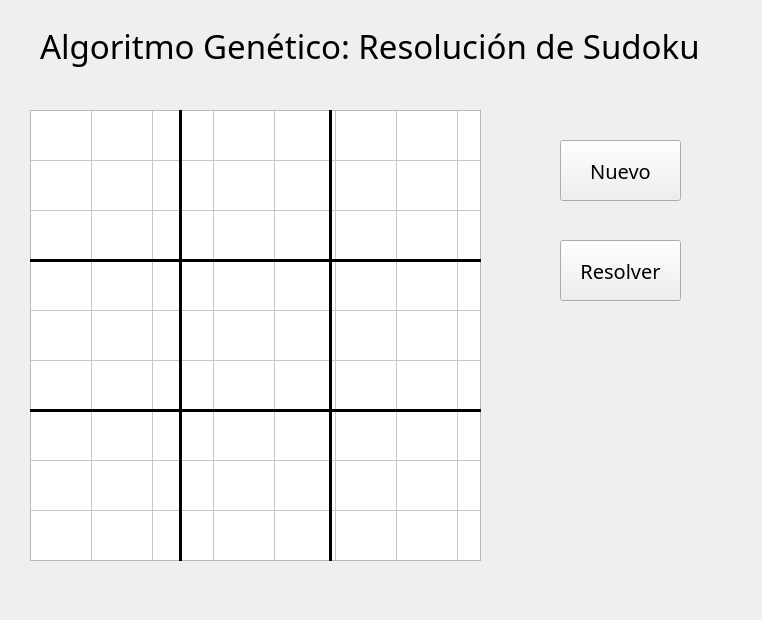
<?xml version="1.0" encoding="UTF-8"?>
<ui version="4.0">
 <class>ViewSudoku</class>
 <widget class="QWidget" name="ViewSudoku">
  <property name="enabled">
   <bool>true</bool>
  </property>
  <property name="geometry">
   <rect>
    <x>0</x>
    <y>0</y>
    <width>762</width>
    <height>620</height>
   </rect>
  </property>
  <property name="font">
   <font>
    <pointsize>8</pointsize>
   </font>
  </property>
  <property name="acceptDrops">
   <bool>false</bool>
  </property>
  <property name="windowTitle">
   <string>Sudoku</string>
  </property>
  <widget class="QTableWidget" name="tablero">
   <property name="geometry">
    <rect>
     <x>30</x>
     <y>110</y>
     <width>451</width>
     <height>451</height>
    </rect>
   </property>
   <property name="font">
    <font>
     <family>Arial Black</family>
     <pointsize>15</pointsize>
    </font>
   </property>
   <property name="cursor" stdset="0">
    <cursorShape>ArrowCursor</cursorShape>
   </property>
   <property name="mouseTracking">
    <bool>false</bool>
   </property>
   <property name="frameShadow">
    <enum>QFrame::Plain</enum>
   </property>
   <property name="lineWidth">
    <number>1</number>
   </property>
   <property name="verticalScrollBarPolicy">
    <enum>Qt::ScrollBarAlwaysOff</enum>
   </property>
   <property name="horizontalScrollBarPolicy">
    <enum>Qt::ScrollBarAlwaysOff</enum>
   </property>
   <property name="rowCount">
    <number>9</number>
   </property>
   <property name="columnCount">
    <number>9</number>
   </property>
   <attribute name="horizontalHeaderVisible">
    <bool>false</bool>
   </attribute>
   <attribute name="horizontalHeaderMinimumSectionSize">
    <number>10</number>
   </attribute>
   <attribute name="horizontalHeaderDefaultSectionSize">
    <number>50</number>
   </attribute>
   <attribute name="horizontalHeaderHighlightSections">
    <bool>false</bool>
   </attribute>
   <attribute name="verticalHeaderVisible">
    <bool>false</bool>
   </attribute>
   <attribute name="verticalHeaderMinimumSectionSize">
    <number>10</number>
   </attribute>
   <attribute name="verticalHeaderDefaultSectionSize">
    <number>50</number>
   </attribute>
   <attribute name="verticalHeaderHighlightSections">
    <bool>false</bool>
   </attribute>
   <row/>
   <row/>
   <row/>
   <row/>
   <row/>
   <row/>
   <row/>
   <row/>
   <row/>
   <column/>
   <column/>
   <column/>
   <column/>
   <column/>
   <column/>
   <column/>
   <column/>
   <column/>
   <item row="0" column="0">
    <property name="text">
     <string/>
    </property>
    <property name="textAlignment">
     <set>AlignCenter</set>
    </property>
    <property name="flags">
     <set>ItemIsSelectable|ItemIsDragEnabled|ItemIsDropEnabled|ItemIsUserCheckable|ItemIsEnabled</set>
    </property>
   </item>
   <item row="0" column="1">
    <property name="text">
     <string/>
    </property>
    <property name="textAlignment">
     <set>AlignCenter</set>
    </property>
    <property name="flags">
     <set>ItemIsSelectable|ItemIsDragEnabled|ItemIsDropEnabled|ItemIsUserCheckable|ItemIsEnabled</set>
    </property>
   </item>
   <item row="0" column="2">
    <property name="text">
     <string/>
    </property>
    <property name="textAlignment">
     <set>AlignCenter</set>
    </property>
    <property name="flags">
     <set>ItemIsSelectable|ItemIsDragEnabled|ItemIsDropEnabled|ItemIsUserCheckable|ItemIsEnabled</set>
    </property>
   </item>
   <item row="0" column="3">
    <property name="text">
     <string/>
    </property>
    <property name="textAlignment">
     <set>AlignCenter</set>
    </property>
    <property name="flags">
     <set>ItemIsSelectable|ItemIsDragEnabled|ItemIsDropEnabled|ItemIsUserCheckable|ItemIsEnabled</set>
    </property>
   </item>
   <item row="0" column="4">
    <property name="text">
     <string/>
    </property>
    <property name="textAlignment">
     <set>AlignCenter</set>
    </property>
    <property name="flags">
     <set>ItemIsSelectable|ItemIsDragEnabled|ItemIsDropEnabled|ItemIsUserCheckable|ItemIsEnabled</set>
    </property>
   </item>
   <item row="0" column="5">
    <property name="text">
     <string/>
    </property>
    <property name="textAlignment">
     <set>AlignCenter</set>
    </property>
    <property name="flags">
     <set>ItemIsSelectable|ItemIsDragEnabled|ItemIsDropEnabled|ItemIsUserCheckable|ItemIsEnabled</set>
    </property>
   </item>
   <item row="0" column="6">
    <property name="text">
     <string/>
    </property>
    <property name="textAlignment">
     <set>AlignCenter</set>
    </property>
    <property name="flags">
     <set>ItemIsSelectable|ItemIsDragEnabled|ItemIsDropEnabled|ItemIsUserCheckable|ItemIsEnabled</set>
    </property>
   </item>
   <item row="0" column="7">
    <property name="text">
     <string/>
    </property>
    <property name="textAlignment">
     <set>AlignCenter</set>
    </property>
    <property name="flags">
     <set>ItemIsSelectable|ItemIsDragEnabled|ItemIsDropEnabled|ItemIsUserCheckable|ItemIsEnabled</set>
    </property>
   </item>
   <item row="0" column="8">
    <property name="text">
     <string/>
    </property>
    <property name="textAlignment">
     <set>AlignCenter</set>
    </property>
    <property name="flags">
     <set>ItemIsSelectable|ItemIsDragEnabled|ItemIsDropEnabled|ItemIsUserCheckable|ItemIsEnabled</set>
    </property>
   </item>
   <item row="1" column="0">
    <property name="text">
     <string/>
    </property>
    <property name="textAlignment">
     <set>AlignCenter</set>
    </property>
    <property name="flags">
     <set>ItemIsSelectable|ItemIsDragEnabled|ItemIsDropEnabled|ItemIsUserCheckable|ItemIsEnabled</set>
    </property>
   </item>
   <item row="1" column="1">
    <property name="text">
     <string/>
    </property>
    <property name="textAlignment">
     <set>AlignCenter</set>
    </property>
    <property name="flags">
     <set>ItemIsSelectable|ItemIsDragEnabled|ItemIsDropEnabled|ItemIsUserCheckable|ItemIsEnabled</set>
    </property>
   </item>
   <item row="1" column="2">
    <property name="text">
     <string/>
    </property>
    <property name="textAlignment">
     <set>AlignCenter</set>
    </property>
    <property name="flags">
     <set>ItemIsSelectable|ItemIsDragEnabled|ItemIsDropEnabled|ItemIsUserCheckable|ItemIsEnabled</set>
    </property>
   </item>
   <item row="1" column="3">
    <property name="text">
     <string/>
    </property>
    <property name="textAlignment">
     <set>AlignCenter</set>
    </property>
    <property name="flags">
     <set>ItemIsSelectable|ItemIsDragEnabled|ItemIsDropEnabled|ItemIsUserCheckable|ItemIsEnabled</set>
    </property>
   </item>
   <item row="1" column="4">
    <property name="text">
     <string/>
    </property>
    <property name="textAlignment">
     <set>AlignCenter</set>
    </property>
    <property name="flags">
     <set>ItemIsSelectable|ItemIsDragEnabled|ItemIsDropEnabled|ItemIsUserCheckable|ItemIsEnabled</set>
    </property>
   </item>
   <item row="1" column="5">
    <property name="text">
     <string/>
    </property>
    <property name="textAlignment">
     <set>AlignCenter</set>
    </property>
    <property name="flags">
     <set>ItemIsSelectable|ItemIsDragEnabled|ItemIsDropEnabled|ItemIsUserCheckable|ItemIsEnabled</set>
    </property>
   </item>
   <item row="1" column="6">
    <property name="text">
     <string/>
    </property>
    <property name="textAlignment">
     <set>AlignCenter</set>
    </property>
    <property name="flags">
     <set>ItemIsSelectable|ItemIsDragEnabled|ItemIsDropEnabled|ItemIsUserCheckable|ItemIsEnabled</set>
    </property>
   </item>
   <item row="1" column="7">
    <property name="text">
     <string/>
    </property>
    <property name="textAlignment">
     <set>AlignCenter</set>
    </property>
    <property name="flags">
     <set>ItemIsSelectable|ItemIsDragEnabled|ItemIsDropEnabled|ItemIsUserCheckable|ItemIsEnabled</set>
    </property>
   </item>
   <item row="1" column="8">
    <property name="text">
     <string/>
    </property>
    <property name="textAlignment">
     <set>AlignCenter</set>
    </property>
    <property name="flags">
     <set>ItemIsSelectable|ItemIsDragEnabled|ItemIsDropEnabled|ItemIsUserCheckable|ItemIsEnabled</set>
    </property>
   </item>
   <item row="2" column="0">
    <property name="text">
     <string/>
    </property>
    <property name="textAlignment">
     <set>AlignCenter</set>
    </property>
    <property name="flags">
     <set>ItemIsSelectable|ItemIsDragEnabled|ItemIsDropEnabled|ItemIsUserCheckable|ItemIsEnabled</set>
    </property>
   </item>
   <item row="2" column="1">
    <property name="text">
     <string/>
    </property>
    <property name="textAlignment">
     <set>AlignCenter</set>
    </property>
    <property name="flags">
     <set>ItemIsSelectable|ItemIsDragEnabled|ItemIsDropEnabled|ItemIsUserCheckable|ItemIsEnabled</set>
    </property>
   </item>
   <item row="2" column="2">
    <property name="text">
     <string/>
    </property>
    <property name="textAlignment">
     <set>AlignCenter</set>
    </property>
    <property name="flags">
     <set>ItemIsSelectable|ItemIsDragEnabled|ItemIsDropEnabled|ItemIsUserCheckable|ItemIsEnabled</set>
    </property>
   </item>
   <item row="2" column="3">
    <property name="text">
     <string/>
    </property>
    <property name="textAlignment">
     <set>AlignCenter</set>
    </property>
    <property name="flags">
     <set>ItemIsSelectable|ItemIsDragEnabled|ItemIsDropEnabled|ItemIsUserCheckable|ItemIsEnabled</set>
    </property>
   </item>
   <item row="2" column="4">
    <property name="text">
     <string/>
    </property>
    <property name="textAlignment">
     <set>AlignCenter</set>
    </property>
    <property name="flags">
     <set>ItemIsSelectable|ItemIsDragEnabled|ItemIsDropEnabled|ItemIsUserCheckable|ItemIsEnabled</set>
    </property>
   </item>
   <item row="2" column="5">
    <property name="text">
     <string/>
    </property>
    <property name="textAlignment">
     <set>AlignCenter</set>
    </property>
    <property name="flags">
     <set>ItemIsSelectable|ItemIsDragEnabled|ItemIsDropEnabled|ItemIsUserCheckable|ItemIsEnabled</set>
    </property>
   </item>
   <item row="2" column="6">
    <property name="text">
     <string/>
    </property>
    <property name="textAlignment">
     <set>AlignCenter</set>
    </property>
    <property name="flags">
     <set>ItemIsSelectable|ItemIsDragEnabled|ItemIsDropEnabled|ItemIsUserCheckable|ItemIsEnabled</set>
    </property>
   </item>
   <item row="2" column="7">
    <property name="text">
     <string/>
    </property>
    <property name="textAlignment">
     <set>AlignCenter</set>
    </property>
    <property name="flags">
     <set>ItemIsSelectable|ItemIsDragEnabled|ItemIsDropEnabled|ItemIsUserCheckable|ItemIsEnabled</set>
    </property>
   </item>
   <item row="2" column="8">
    <property name="text">
     <string/>
    </property>
    <property name="textAlignment">
     <set>AlignCenter</set>
    </property>
    <property name="flags">
     <set>ItemIsSelectable|ItemIsDragEnabled|ItemIsDropEnabled|ItemIsUserCheckable|ItemIsEnabled</set>
    </property>
   </item>
   <item row="3" column="0">
    <property name="text">
     <string/>
    </property>
    <property name="textAlignment">
     <set>AlignCenter</set>
    </property>
    <property name="flags">
     <set>ItemIsSelectable|ItemIsDragEnabled|ItemIsDropEnabled|ItemIsUserCheckable|ItemIsEnabled</set>
    </property>
   </item>
   <item row="3" column="1">
    <property name="text">
     <string/>
    </property>
    <property name="textAlignment">
     <set>AlignCenter</set>
    </property>
    <property name="flags">
     <set>ItemIsSelectable|ItemIsDragEnabled|ItemIsDropEnabled|ItemIsUserCheckable|ItemIsEnabled</set>
    </property>
   </item>
   <item row="3" column="2">
    <property name="text">
     <string/>
    </property>
    <property name="textAlignment">
     <set>AlignCenter</set>
    </property>
    <property name="flags">
     <set>ItemIsSelectable|ItemIsDragEnabled|ItemIsDropEnabled|ItemIsUserCheckable|ItemIsEnabled</set>
    </property>
   </item>
   <item row="3" column="3">
    <property name="text">
     <string/>
    </property>
    <property name="textAlignment">
     <set>AlignCenter</set>
    </property>
    <property name="flags">
     <set>ItemIsSelectable|ItemIsDragEnabled|ItemIsDropEnabled|ItemIsUserCheckable|ItemIsEnabled</set>
    </property>
   </item>
   <item row="3" column="4">
    <property name="text">
     <string/>
    </property>
    <property name="textAlignment">
     <set>AlignCenter</set>
    </property>
    <property name="flags">
     <set>ItemIsSelectable|ItemIsDragEnabled|ItemIsDropEnabled|ItemIsUserCheckable|ItemIsEnabled</set>
    </property>
   </item>
   <item row="3" column="5">
    <property name="text">
     <string/>
    </property>
    <property name="textAlignment">
     <set>AlignCenter</set>
    </property>
    <property name="flags">
     <set>ItemIsSelectable|ItemIsDragEnabled|ItemIsDropEnabled|ItemIsUserCheckable|ItemIsEnabled</set>
    </property>
   </item>
   <item row="3" column="6">
    <property name="text">
     <string/>
    </property>
    <property name="textAlignment">
     <set>AlignCenter</set>
    </property>
    <property name="flags">
     <set>ItemIsSelectable|ItemIsDragEnabled|ItemIsDropEnabled|ItemIsUserCheckable|ItemIsEnabled</set>
    </property>
   </item>
   <item row="3" column="7">
    <property name="text">
     <string/>
    </property>
    <property name="textAlignment">
     <set>AlignCenter</set>
    </property>
    <property name="flags">
     <set>ItemIsSelectable|ItemIsDragEnabled|ItemIsDropEnabled|ItemIsUserCheckable|ItemIsEnabled</set>
    </property>
   </item>
   <item row="3" column="8">
    <property name="text">
     <string/>
    </property>
    <property name="textAlignment">
     <set>AlignCenter</set>
    </property>
    <property name="flags">
     <set>ItemIsSelectable|ItemIsDragEnabled|ItemIsDropEnabled|ItemIsUserCheckable|ItemIsEnabled</set>
    </property>
   </item>
   <item row="4" column="0">
    <property name="text">
     <string/>
    </property>
    <property name="textAlignment">
     <set>AlignCenter</set>
    </property>
    <property name="flags">
     <set>ItemIsSelectable|ItemIsDragEnabled|ItemIsDropEnabled|ItemIsUserCheckable|ItemIsEnabled</set>
    </property>
   </item>
   <item row="4" column="1">
    <property name="text">
     <string/>
    </property>
    <property name="textAlignment">
     <set>AlignCenter</set>
    </property>
    <property name="flags">
     <set>ItemIsSelectable|ItemIsDragEnabled|ItemIsDropEnabled|ItemIsUserCheckable|ItemIsEnabled</set>
    </property>
   </item>
   <item row="4" column="2">
    <property name="text">
     <string/>
    </property>
    <property name="textAlignment">
     <set>AlignCenter</set>
    </property>
    <property name="flags">
     <set>ItemIsSelectable|ItemIsDragEnabled|ItemIsDropEnabled|ItemIsUserCheckable|ItemIsEnabled</set>
    </property>
   </item>
   <item row="4" column="3">
    <property name="text">
     <string/>
    </property>
    <property name="textAlignment">
     <set>AlignCenter</set>
    </property>
    <property name="flags">
     <set>ItemIsSelectable|ItemIsDragEnabled|ItemIsDropEnabled|ItemIsUserCheckable|ItemIsEnabled</set>
    </property>
   </item>
   <item row="4" column="4">
    <property name="text">
     <string/>
    </property>
    <property name="textAlignment">
     <set>AlignCenter</set>
    </property>
    <property name="flags">
     <set>ItemIsSelectable|ItemIsDragEnabled|ItemIsDropEnabled|ItemIsUserCheckable|ItemIsEnabled</set>
    </property>
   </item>
   <item row="4" column="5">
    <property name="text">
     <string/>
    </property>
    <property name="textAlignment">
     <set>AlignCenter</set>
    </property>
    <property name="flags">
     <set>ItemIsSelectable|ItemIsDragEnabled|ItemIsDropEnabled|ItemIsUserCheckable|ItemIsEnabled</set>
    </property>
   </item>
   <item row="4" column="6">
    <property name="text">
     <string/>
    </property>
    <property name="textAlignment">
     <set>AlignCenter</set>
    </property>
    <property name="flags">
     <set>ItemIsSelectable|ItemIsDragEnabled|ItemIsDropEnabled|ItemIsUserCheckable|ItemIsEnabled</set>
    </property>
   </item>
   <item row="4" column="7">
    <property name="text">
     <string/>
    </property>
    <property name="textAlignment">
     <set>AlignCenter</set>
    </property>
    <property name="flags">
     <set>ItemIsSelectable|ItemIsDragEnabled|ItemIsDropEnabled|ItemIsUserCheckable|ItemIsEnabled</set>
    </property>
   </item>
   <item row="4" column="8">
    <property name="text">
     <string/>
    </property>
    <property name="textAlignment">
     <set>AlignCenter</set>
    </property>
    <property name="flags">
     <set>ItemIsSelectable|ItemIsDragEnabled|ItemIsDropEnabled|ItemIsUserCheckable|ItemIsEnabled</set>
    </property>
   </item>
   <item row="5" column="0">
    <property name="text">
     <string/>
    </property>
    <property name="textAlignment">
     <set>AlignCenter</set>
    </property>
    <property name="flags">
     <set>ItemIsSelectable|ItemIsDragEnabled|ItemIsDropEnabled|ItemIsUserCheckable|ItemIsEnabled</set>
    </property>
   </item>
   <item row="5" column="1">
    <property name="text">
     <string/>
    </property>
    <property name="textAlignment">
     <set>AlignCenter</set>
    </property>
    <property name="flags">
     <set>ItemIsSelectable|ItemIsDragEnabled|ItemIsDropEnabled|ItemIsUserCheckable|ItemIsEnabled</set>
    </property>
   </item>
   <item row="5" column="2">
    <property name="text">
     <string/>
    </property>
    <property name="textAlignment">
     <set>AlignCenter</set>
    </property>
    <property name="flags">
     <set>ItemIsSelectable|ItemIsDragEnabled|ItemIsDropEnabled|ItemIsUserCheckable|ItemIsEnabled</set>
    </property>
   </item>
   <item row="5" column="3">
    <property name="text">
     <string/>
    </property>
    <property name="textAlignment">
     <set>AlignCenter</set>
    </property>
    <property name="flags">
     <set>ItemIsSelectable|ItemIsDragEnabled|ItemIsDropEnabled|ItemIsUserCheckable|ItemIsEnabled</set>
    </property>
   </item>
   <item row="5" column="4">
    <property name="text">
     <string/>
    </property>
    <property name="textAlignment">
     <set>AlignCenter</set>
    </property>
    <property name="flags">
     <set>ItemIsSelectable|ItemIsDragEnabled|ItemIsDropEnabled|ItemIsUserCheckable|ItemIsEnabled</set>
    </property>
   </item>
   <item row="5" column="5">
    <property name="text">
     <string/>
    </property>
    <property name="textAlignment">
     <set>AlignCenter</set>
    </property>
    <property name="flags">
     <set>ItemIsSelectable|ItemIsDragEnabled|ItemIsDropEnabled|ItemIsUserCheckable|ItemIsEnabled</set>
    </property>
   </item>
   <item row="5" column="6">
    <property name="text">
     <string/>
    </property>
    <property name="textAlignment">
     <set>AlignCenter</set>
    </property>
    <property name="flags">
     <set>ItemIsSelectable|ItemIsDragEnabled|ItemIsDropEnabled|ItemIsUserCheckable|ItemIsEnabled</set>
    </property>
   </item>
   <item row="5" column="7">
    <property name="text">
     <string/>
    </property>
    <property name="textAlignment">
     <set>AlignCenter</set>
    </property>
    <property name="flags">
     <set>ItemIsSelectable|ItemIsDragEnabled|ItemIsDropEnabled|ItemIsUserCheckable|ItemIsEnabled</set>
    </property>
   </item>
   <item row="5" column="8">
    <property name="text">
     <string/>
    </property>
    <property name="textAlignment">
     <set>AlignCenter</set>
    </property>
    <property name="flags">
     <set>ItemIsSelectable|ItemIsDragEnabled|ItemIsDropEnabled|ItemIsUserCheckable|ItemIsEnabled</set>
    </property>
   </item>
   <item row="6" column="0">
    <property name="text">
     <string/>
    </property>
    <property name="textAlignment">
     <set>AlignCenter</set>
    </property>
    <property name="flags">
     <set>ItemIsSelectable|ItemIsDragEnabled|ItemIsDropEnabled|ItemIsUserCheckable|ItemIsEnabled</set>
    </property>
   </item>
   <item row="6" column="1">
    <property name="text">
     <string/>
    </property>
    <property name="textAlignment">
     <set>AlignCenter</set>
    </property>
    <property name="flags">
     <set>ItemIsSelectable|ItemIsDragEnabled|ItemIsDropEnabled|ItemIsUserCheckable|ItemIsEnabled</set>
    </property>
   </item>
   <item row="6" column="2">
    <property name="text">
     <string/>
    </property>
    <property name="textAlignment">
     <set>AlignCenter</set>
    </property>
    <property name="flags">
     <set>ItemIsSelectable|ItemIsDragEnabled|ItemIsDropEnabled|ItemIsUserCheckable|ItemIsEnabled</set>
    </property>
   </item>
   <item row="6" column="3">
    <property name="text">
     <string/>
    </property>
    <property name="textAlignment">
     <set>AlignCenter</set>
    </property>
    <property name="flags">
     <set>ItemIsSelectable|ItemIsDragEnabled|ItemIsDropEnabled|ItemIsUserCheckable|ItemIsEnabled</set>
    </property>
   </item>
   <item row="6" column="4">
    <property name="text">
     <string/>
    </property>
    <property name="textAlignment">
     <set>AlignCenter</set>
    </property>
    <property name="flags">
     <set>ItemIsSelectable|ItemIsDragEnabled|ItemIsDropEnabled|ItemIsUserCheckable|ItemIsEnabled</set>
    </property>
   </item>
   <item row="6" column="5">
    <property name="text">
     <string/>
    </property>
    <property name="textAlignment">
     <set>AlignCenter</set>
    </property>
    <property name="flags">
     <set>ItemIsSelectable|ItemIsDragEnabled|ItemIsDropEnabled|ItemIsUserCheckable|ItemIsEnabled</set>
    </property>
   </item>
   <item row="6" column="6">
    <property name="text">
     <string/>
    </property>
    <property name="textAlignment">
     <set>AlignCenter</set>
    </property>
    <property name="flags">
     <set>ItemIsSelectable|ItemIsDragEnabled|ItemIsDropEnabled|ItemIsUserCheckable|ItemIsEnabled</set>
    </property>
   </item>
   <item row="6" column="7">
    <property name="text">
     <string/>
    </property>
    <property name="textAlignment">
     <set>AlignCenter</set>
    </property>
    <property name="flags">
     <set>ItemIsSelectable|ItemIsDragEnabled|ItemIsDropEnabled|ItemIsUserCheckable|ItemIsEnabled</set>
    </property>
   </item>
   <item row="6" column="8">
    <property name="text">
     <string/>
    </property>
    <property name="textAlignment">
     <set>AlignCenter</set>
    </property>
    <property name="flags">
     <set>ItemIsSelectable|ItemIsDragEnabled|ItemIsDropEnabled|ItemIsUserCheckable|ItemIsEnabled</set>
    </property>
   </item>
   <item row="7" column="0">
    <property name="text">
     <string/>
    </property>
    <property name="textAlignment">
     <set>AlignCenter</set>
    </property>
    <property name="flags">
     <set>ItemIsSelectable|ItemIsDragEnabled|ItemIsDropEnabled|ItemIsUserCheckable|ItemIsEnabled</set>
    </property>
   </item>
   <item row="7" column="1">
    <property name="text">
     <string/>
    </property>
    <property name="textAlignment">
     <set>AlignCenter</set>
    </property>
    <property name="flags">
     <set>ItemIsSelectable|ItemIsDragEnabled|ItemIsDropEnabled|ItemIsUserCheckable|ItemIsEnabled</set>
    </property>
   </item>
   <item row="7" column="2">
    <property name="text">
     <string/>
    </property>
    <property name="textAlignment">
     <set>AlignCenter</set>
    </property>
    <property name="flags">
     <set>ItemIsSelectable|ItemIsDragEnabled|ItemIsDropEnabled|ItemIsUserCheckable|ItemIsEnabled</set>
    </property>
   </item>
   <item row="7" column="3">
    <property name="text">
     <string/>
    </property>
    <property name="textAlignment">
     <set>AlignCenter</set>
    </property>
    <property name="flags">
     <set>ItemIsSelectable|ItemIsDragEnabled|ItemIsDropEnabled|ItemIsUserCheckable|ItemIsEnabled</set>
    </property>
   </item>
   <item row="7" column="4">
    <property name="text">
     <string/>
    </property>
    <property name="textAlignment">
     <set>AlignCenter</set>
    </property>
    <property name="flags">
     <set>ItemIsSelectable|ItemIsDragEnabled|ItemIsDropEnabled|ItemIsUserCheckable|ItemIsEnabled</set>
    </property>
   </item>
   <item row="7" column="5">
    <property name="text">
     <string/>
    </property>
    <property name="textAlignment">
     <set>AlignCenter</set>
    </property>
    <property name="flags">
     <set>ItemIsSelectable|ItemIsDragEnabled|ItemIsDropEnabled|ItemIsUserCheckable|ItemIsEnabled</set>
    </property>
   </item>
   <item row="7" column="6">
    <property name="text">
     <string/>
    </property>
    <property name="textAlignment">
     <set>AlignCenter</set>
    </property>
    <property name="flags">
     <set>ItemIsSelectable|ItemIsDragEnabled|ItemIsDropEnabled|ItemIsUserCheckable|ItemIsEnabled</set>
    </property>
   </item>
   <item row="7" column="7">
    <property name="text">
     <string/>
    </property>
    <property name="textAlignment">
     <set>AlignCenter</set>
    </property>
    <property name="flags">
     <set>ItemIsSelectable|ItemIsDragEnabled|ItemIsDropEnabled|ItemIsUserCheckable|ItemIsEnabled</set>
    </property>
   </item>
   <item row="7" column="8">
    <property name="text">
     <string/>
    </property>
    <property name="textAlignment">
     <set>AlignCenter</set>
    </property>
    <property name="flags">
     <set>ItemIsSelectable|ItemIsDragEnabled|ItemIsDropEnabled|ItemIsUserCheckable|ItemIsEnabled</set>
    </property>
   </item>
   <item row="8" column="0">
    <property name="text">
     <string/>
    </property>
    <property name="textAlignment">
     <set>AlignCenter</set>
    </property>
    <property name="flags">
     <set>ItemIsSelectable|ItemIsDragEnabled|ItemIsDropEnabled|ItemIsUserCheckable|ItemIsEnabled</set>
    </property>
   </item>
   <item row="8" column="1">
    <property name="text">
     <string/>
    </property>
    <property name="textAlignment">
     <set>AlignCenter</set>
    </property>
    <property name="flags">
     <set>ItemIsSelectable|ItemIsDragEnabled|ItemIsDropEnabled|ItemIsUserCheckable|ItemIsEnabled</set>
    </property>
   </item>
   <item row="8" column="2">
    <property name="text">
     <string/>
    </property>
    <property name="textAlignment">
     <set>AlignCenter</set>
    </property>
    <property name="flags">
     <set>ItemIsSelectable|ItemIsDragEnabled|ItemIsDropEnabled|ItemIsUserCheckable|ItemIsEnabled</set>
    </property>
   </item>
   <item row="8" column="3">
    <property name="text">
     <string/>
    </property>
    <property name="textAlignment">
     <set>AlignCenter</set>
    </property>
    <property name="flags">
     <set>ItemIsSelectable|ItemIsDragEnabled|ItemIsDropEnabled|ItemIsUserCheckable|ItemIsEnabled</set>
    </property>
   </item>
   <item row="8" column="4">
    <property name="text">
     <string/>
    </property>
    <property name="textAlignment">
     <set>AlignCenter</set>
    </property>
    <property name="flags">
     <set>ItemIsSelectable|ItemIsDragEnabled|ItemIsDropEnabled|ItemIsUserCheckable|ItemIsEnabled</set>
    </property>
   </item>
   <item row="8" column="5">
    <property name="text">
     <string/>
    </property>
    <property name="textAlignment">
     <set>AlignCenter</set>
    </property>
    <property name="flags">
     <set>ItemIsSelectable|ItemIsDragEnabled|ItemIsDropEnabled|ItemIsUserCheckable|ItemIsEnabled</set>
    </property>
   </item>
   <item row="8" column="6">
    <property name="text">
     <string/>
    </property>
    <property name="textAlignment">
     <set>AlignCenter</set>
    </property>
    <property name="flags">
     <set>ItemIsSelectable|ItemIsDragEnabled|ItemIsDropEnabled|ItemIsUserCheckable|ItemIsEnabled</set>
    </property>
   </item>
   <item row="8" column="7">
    <property name="text">
     <string/>
    </property>
    <property name="textAlignment">
     <set>AlignCenter</set>
    </property>
    <property name="flags">
     <set>ItemIsSelectable|ItemIsDragEnabled|ItemIsDropEnabled|ItemIsUserCheckable|ItemIsEnabled</set>
    </property>
   </item>
   <item row="8" column="8">
    <property name="text">
     <string/>
    </property>
    <property name="textAlignment">
     <set>AlignCenter</set>
    </property>
    <property name="flags">
     <set>ItemIsSelectable|ItemIsDragEnabled|ItemIsDropEnabled|ItemIsUserCheckable|ItemIsEnabled</set>
    </property>
   </item>
  </widget>
  <widget class="QLabel" name="titulo">
   <property name="geometry">
    <rect>
     <x>40</x>
     <y>20</y>
     <width>701</width>
     <height>51</height>
    </rect>
   </property>
   <property name="font">
    <font>
     <family>Arial Rounded MT Bold</family>
     <pointsize>25</pointsize>
     <kerning>true</kerning>
    </font>
   </property>
   <property name="text">
    <string>Algoritmo Genético: Resolución de Sudoku </string>
   </property>
  </widget>
  <widget class="QPushButton" name="btnNuevo">
   <property name="geometry">
    <rect>
     <x>560</x>
     <y>140</y>
     <width>121</width>
     <height>61</height>
    </rect>
   </property>
   <property name="font">
    <font>
     <family>Arial Rounded MT Bold</family>
     <pointsize>15</pointsize>
    </font>
   </property>
   <property name="text">
    <string>Nuevo</string>
   </property>
  </widget>
  <widget class="QPushButton" name="btnResolver">
   <property name="geometry">
    <rect>
     <x>560</x>
     <y>240</y>
     <width>121</width>
     <height>61</height>
    </rect>
   </property>
   <property name="font">
    <font>
     <family>Arial Rounded MT Bold</family>
     <pointsize>15</pointsize>
    </font>
   </property>
   <property name="text">
    <string>Resolver</string>
   </property>
  </widget>
  <widget class="QLabel" name="lblResuelto">
   <property name="enabled">
    <bool>false</bool>
   </property>
   <property name="geometry">
    <rect>
     <x>510</x>
     <y>390</y>
     <width>231</width>
     <height>51</height>
    </rect>
   </property>
   <property name="font">
    <font>
     <family>Arial Rounded MT Bold</family>
     <pointsize>20</pointsize>
     <kerning>true</kerning>
    </font>
   </property>
   <property name="text">
    <string/>
   </property>
  </widget>
  <widget class="Line" name="line">
   <property name="geometry">
    <rect>
     <x>30</x>
     <y>250</y>
     <width>451</width>
     <height>21</height>
    </rect>
   </property>
   <property name="frameShadow">
    <enum>QFrame::Plain</enum>
   </property>
   <property name="lineWidth">
    <number>3</number>
   </property>
   <property name="orientation">
    <enum>Qt::Horizontal</enum>
   </property>
  </widget>
  <widget class="Line" name="line_2">
   <property name="geometry">
    <rect>
     <x>30</x>
     <y>400</y>
     <width>451</width>
     <height>21</height>
    </rect>
   </property>
   <property name="frameShadow">
    <enum>QFrame::Plain</enum>
   </property>
   <property name="lineWidth">
    <number>3</number>
   </property>
   <property name="orientation">
    <enum>Qt::Horizontal</enum>
   </property>
  </widget>
  <widget class="Line" name="line_3">
   <property name="geometry">
    <rect>
     <x>160</x>
     <y>110</y>
     <width>41</width>
     <height>451</height>
    </rect>
   </property>
   <property name="frameShadow">
    <enum>QFrame::Plain</enum>
   </property>
   <property name="lineWidth">
    <number>3</number>
   </property>
   <property name="orientation">
    <enum>Qt::Vertical</enum>
   </property>
  </widget>
  <widget class="Line" name="line_4">
   <property name="geometry">
    <rect>
     <x>310</x>
     <y>110</y>
     <width>41</width>
     <height>451</height>
    </rect>
   </property>
   <property name="frameShadow">
    <enum>QFrame::Plain</enum>
   </property>
   <property name="lineWidth">
    <number>3</number>
   </property>
   <property name="orientation">
    <enum>Qt::Vertical</enum>
   </property>
  </widget>
 </widget>
 <resources/>
 <connections/>
</ui>
